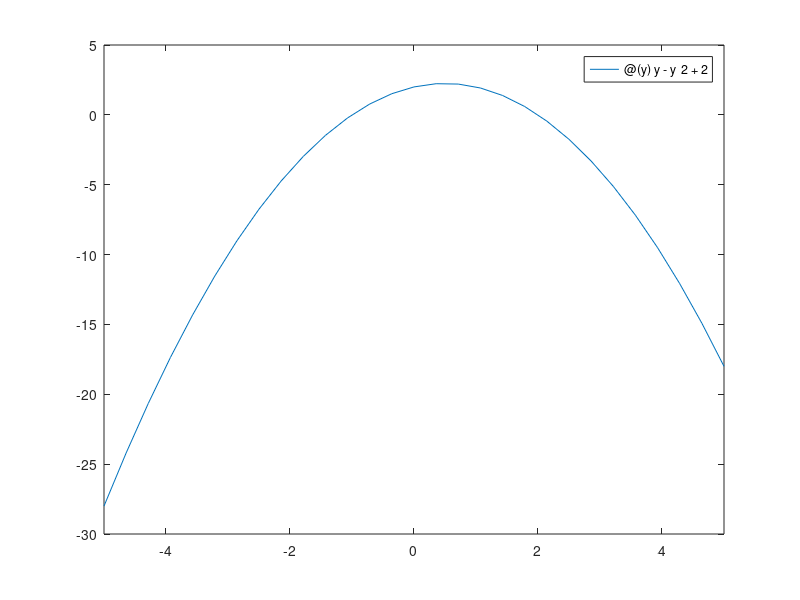

MATLAB code for this plot:
y = @(x) x^2-2;

error = 1;
tol = 0.0001;
yOld = -2;

while error>tol
     yNew = feval(y, yOld);
     error = abs(yNew - yOld);
     yOld = yNew;
end

yOld;

fh = @(y) y-y^2+2;

fplot(fh,[-5,5]);











